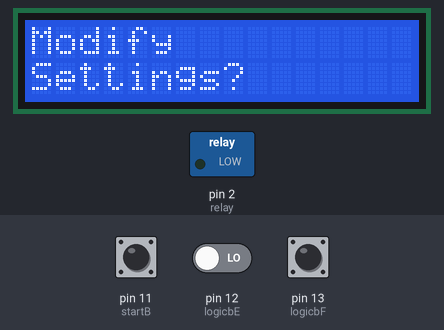
Bench run of a sketch on a simulated Arduino Uno, built with avr-gcc and run on an emulated ATmega328P. On the bench: 16×2 character LCD, switched loads named in the sketch (green lamp = pin HIGH). The inputs (shaded band) are chosen by the test bench; at power-on: pin 11 (startB) HIGH, pin 12 (logicbE) LOW, pin 13 (logicbF) HIGH. What the sketch prints to the serial monitor is not drawn.

Above: at 0.1 s.
At 1.7 s:
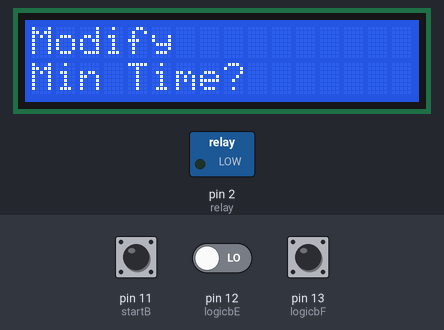

The sketch:

Design1Ver_09.ino
```cpp
#include <LiquidCrystal_I2C.h>                            //Library for LCD
#include <Wire.h>                                         //Wire Library for LCD
#include <OneWire.h>                                      //Wire Library for Temp Sensor
#include <DallasTemperature.h>                            //Library for Temperature Sensor
#define ONE_WIRE_BUS 5                                    //temperature sensor pin
#define relay 2                                           //relay pin
int startB = 11;                                          //start button pin
int logicbE = 12;                                         //button logic E
int logicbF = 13;                                         //button logic F
int sysState;                                             //Machine System State (In LOOP)
OneWire oneWire(ONE_WIRE_BUS);                            //Temperature Wire BUS
DallasTemperature sensors(&oneWire);                      //Assign Temperature Library to sensors
LiquidCrystal_I2C lcd(0x27, 16, 2);                       //Assign LCD library to lcd
float MaxTemp1 = 40;                                      //Stage 1 Temperature
float MaxTemp2 = 50;                                      //Stage 2 Temperature
float MaxTemp3 = 60;                                      //Stage 3 Temperature
float Celcius = 0;                                        //Declaring Celcius for Temperature Sensor
unsigned long previousMillis = 0;                         //For Timing Millis() funciton
long timeInter1 = 300000;                                 //Stage 1 Time default setting 5 mins in Millis
long timeInter2 = 3600000;                                //Stage 2 Time default setting 1 Hour in Millis
long timeInter3 = 21600000;                               //Stage 3 Time default setting 6 Hours in Millis
long timeInter4 = 300000;                                 //Stage 4 time default setting 5 mins in Millis
int stageTme1 = 5;                                        //Stage 1 Time for Modifying the setting
int stageTme2 = 60;                                       //Stage 2 Time for Modifying the setting
int stageTme3 = 360;                                      //Stage 3 Time for Modifying the setting
int stageTme4 = 5;                                        //Stage 4 Time for Modifying the setting
int bStateS = digitalRead(startB);
int bStateE = digitalRead(logicbE);
int bStateF = digitalRead(logicbF);

void setup() {
  pinMode(relay, OUTPUT);                                 //setting relay mode to output
  pinMode(logicbE, INPUT);                                //setting logic E to input
  pinMode(logicbF, INPUT);                                //setting logic F to input
  pinMode(startB, INPUT);                                 //setting start to input
  lcd.init();                                             //acquiring lcd
  lcd.backlight();                                        //turning on backlight LCD
  sensors.begin();                                        //Temperature Sensor
  Serial.begin(9600);                                     //Serial 9600
}
void loop() {
  if(bStateS == 0 && bStateE == 0 && bStateF == 0){
    //going to the first state of the machine
    sysState = 0;
  }
  else if(bStateE == 1 && bStateF == 1 && sysState == 0){
    //Up button pressed Modify settings
    sysState = 1;
  }
  else if(bStateS == 1){
    //Start button pressed start default settings
  }
  sysStateF(sysState);
}
void sysStateF(int sysStateFVer){
  switch(sysStateFVer){
    case 0: //Initializing Machine Stage prompting user to modify
    {
      Serial.println("Modify Settings");
      lcd.clear();
      lcd.setCursor(0,0);
      lcd.print("Modify");
      lcd.setCursor(0,1);
      lcd.print("Settings?");
      if(bStateE == 1 && bStateF == 1){
        break;
      }
      else if (bStateS == 1){
        sysStateFVer++;
      }
    }
    case 1: //Mod User State Stage 1
    {
      while(bStateE == 0 && bStateF == 0 && bStateS == 0){
        lcd.clear();
        lcd.setCursor(0,0);
        lcd.print("Stage 1 Mod");
        lcd.setCursor(0,1);
        lcd.print("Time: ");
        lcd.print(stageTme1);
      }
      if(bStateE == 1 && bStateF == 1){
        if(stageTme1 <= 10){
          stageTme1 = stageTme1 + 1;
        }
        else{
          lcd.setCursor(0,1);
          lcd.print("Max Time");
        }
      }
      else if(bStateE == 0 && bStateF == 1){
        if(stageTme1 >= 3){
          stageTme1 = stageTme1 - 1;
        }
        else{
          lcd.setCursor(0,1);
          lcd.print("Min Time");
        }
      }
      else if(bStateS == 1){
        sysStateFVer++;
        break;
      }
      delay(500);
    }
    case 2: // Mod User State Stage 2
    {
      while(bStateE == 0 && bStateF == 0 && bStateS == 0){
        lcd.clear();
        lcd.setCursor(0,0);
        lcd.print("Stage 2 Mod");
        lcd.setCursor(0,1);
        lcd.print("Time: ");
        lcd.print(stageTme2);
      }
    }
  }
}
```
